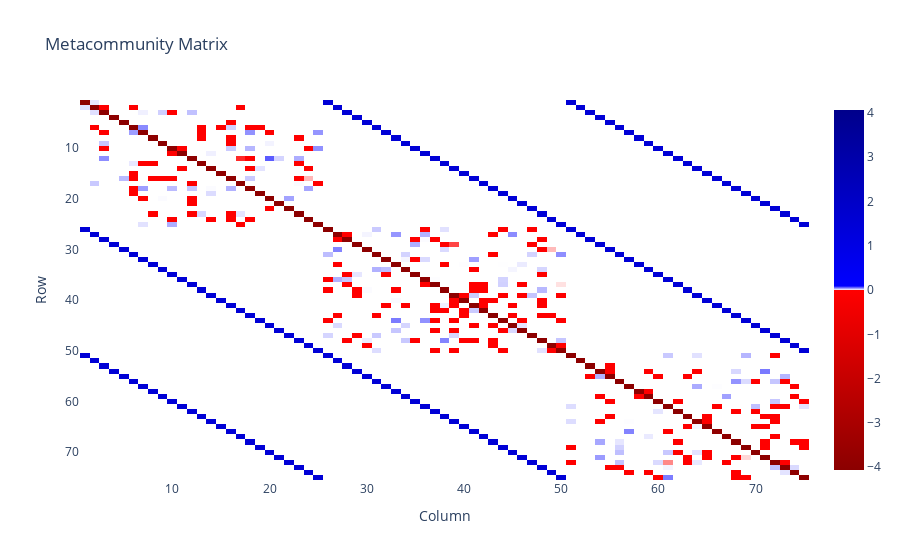

This figure's notebook cell:
### Markdown cell above
## Function to set the Jacobian matrix J

$$ J=D*A+G$$

__D__ is a diagonal matrix with the approximation of population equilibria of all the species in the systems  $D= \hat{N_i}^*$ 

__A__ is the interaction matrix, effects of species _j_ on species _i_

__G__ is the dispersal matrix with entries describing the dispersal of species between local communities

### Code cell
def Compute_J(A, Nstar, m_ij):
    """
    This is Stone version of the J metacommunity matrix
    """
    #Assemble G matrix (dispersal)
    G = np.zeros_like(A)
    np.fill_diagonal(G, -1 / Nstar * (m_ij @ Nstar))
    G += m_ij
    
    #Assemble D matrix containing the N_i* for all the species in the system
    D = np.diag(Nstar)
    
    #Assemble Stability Matrix like Roberts and Stone
    S=D@A
    #Assemble Jacobian
    J= S +G
    
    return J

#Example of usage
#parameters
L=3
S=25
C=0.2
sigma= 0.02
Pc=0.5
Pm=0.25
Pe=0.25
s= 1

m=3
r=np.ones(S*L)

matrix_para = {'S':S, 'C':C, 'sigma':sigma, 'Pm':Pm, 'Pc':Pc, 'Pe':Pe,'s':s}

A=meta_A(L,S,matrix_para)
m_ij=get_mij(L,S,m)

Nhatstar=find_feasible_equilibrium(A,r,m,m_ij)
Nstar = simulate_glv_system(glv_system, Nhatstar, r, A, m, m_ij, tmax=10)

J=Compute_J(A,Nstar,m_ij)
plot_matrix(J,title="Metacommunity Matrix", use_meta=True)

### Figure 1 — Plotly figure (JSON) as saved in the notebook; plotly's stock layout.template omitted (floating-point values rounded to 4 significant figures; data arrays with more than 128 entries replaced by an {"elided": "..."} marker saying what was removed)
{"data": [{"colorscale": [[0, "darkred"], [0.4999, "red"], [0.5, "white"], [0.5111, "blue"], [1, "darkblue"]], "type": "heatmap", "x": [1, 2, 3, 4, 5, 6, 7, 8, 9, 10, 11, 12, 13, 14, 15, 16, 17, 18, 19, 20, 21, 22, 23, 24, 25, 26, 27, 28, 29, 30, 31, 32, 33, 34, 35, 36, 37, 38, 39, 40, 41, 42, 43, 44, 45, 46, 47, 48, 49, 50, 51, 52, 53, 54, 55, 56, 57, 58, 59, 60, 61, 62, 63, 64, 65, 66, 67, 68, 69, 70, 71, 72, 73, 74, 75], "y": [1, 2, 3, 4, 5, 6, 7, 8, 9, 10, 11, 12, 13, 14, 15, 16, 17, 18, 19, 20, 21, 22, 23, 24, 25, 26, 27, 28, 29, 30, 31, 32, 33, 34, 35, 36, 37, 38, 39, 40, 41, 42, 43, 44, 45, 46, 47, 48, 49, 50, 51, 52, 53, 54, 55, 56, 57, 58, 59, 60, 61, 62, 63, 64, 65, 66, 67, 68, 69, 70, 71, 72, 73, 74, 75], "z": {"elided": "75x75 float values"}, "zmid": 0}], "layout": {"title": {"text": "Metacommunity Matrix"}, "xaxis": {"title": {"text": "Column"}}, "yaxis": {"autorange": "reversed", "title": {"text": "Row"}}}}
